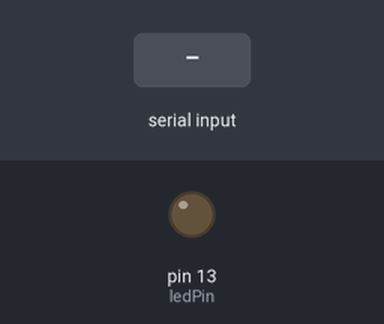
Bench run of a sketch on a simulated Arduino Uno, built with avr-gcc and run on an emulated ATmega328P. On the bench: output pins drawn as LEDs (lit = HIGH). The test bench sets the inputs (shaded band).

Above: at 1.2 s.
1.3 s: "ON\n" received over Serial
At 1.6 s:
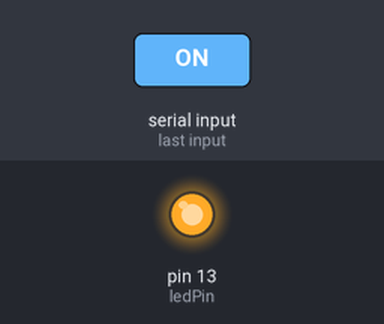
2.8 s: "OFF\n" received over Serial
At 4.0 s:
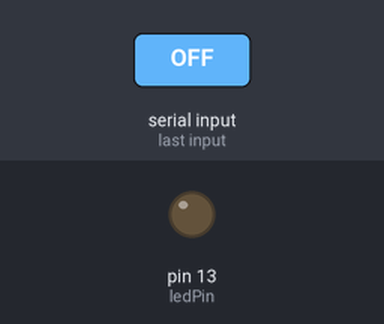
Timing chart, 0 to 5.8 s (numbered marks = the images above; inputs shaded):
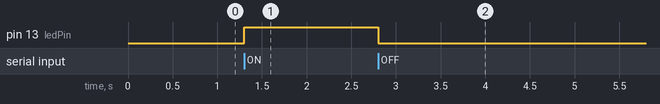

Measured:
- after the input at 1.3 s, pin 13 (ledPin): LOW → HIGH at once
- after the input at 2.8 s, pin 13 (ledPin): HIGH → LOW at once

The sketch:

main_arduino_code.ino
```cpp
int ledPin = 13; // Pin connected to the LED
String command = "";

void setup() {
  pinMode(ledPin, OUTPUT);
  Serial.begin(9600); // Start serial communication
}

void loop() {
  if (Serial.available()) {
    char c = Serial.read();
    if (c == '\n') { // End of command
      if (command == "ON") {
        digitalWrite(ledPin, HIGH); // Turn LED on
      } else if (command == "OFF") {
        digitalWrite(ledPin, LOW); // Turn LED off
      }
      command = ""; // Reset command
    } else {
      command += c; // Build the command
    }
  }
}
```
